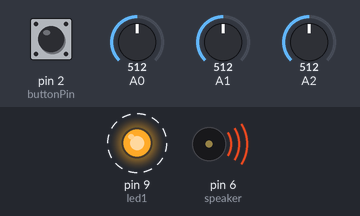
The sketch below on a simulated Arduino Uno, built with avr-gcc and run on an emulated ATmega328P. Parts: output pins drawn as LEDs (lit = HIGH), buzzer (waves = sounding). Dashed ring = blinking. The inputs (shaded band) are chosen by the test bench; at power-on: A1 = 512, A2 = 512, A0 = 512, pin 2 (buttonPin) HIGH. Random numbers use the default seed unless the sketch sets one; what the sketch prints to the serial monitor is not drawn.

Above: at 1.2 s.
1.3 s: A1 set to 522
4.3 s: A2 set to 992
7.3 s: A0 set to 219
10.3 s: A0 set to 188
13.3 s: A2 set to 947
16.3 s: A2 set to 915
Timing chart, 0 to 20.3 s (numbered marks = the images above; inputs shaded):
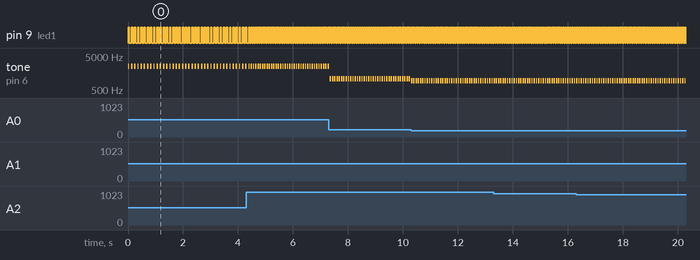

Measured:
- by itself, pin 9 (led1): alternates HIGH for 0.05 s and LOW for 0.03 s
- by itself, tone on pin 6 (speaker): alternates 935 Hz for 0.05 s and silent for 0.03 s

The sketch:

2021.10.20._GlitchDoll_2.ino
```cpp
/* Noise machine using three potentiometers connected to analog inputs
  and a piezo or small speaker. A pushbutton turns on the noise, the potentiometers
  control the pitch using the Arduino tone() function, and two delay
  values which control the length of each tone and length between
  each tone. The potentiometers give analog values which are changed
  using the map() function into larger or smaller ranges to suit your
  musical tastes.
  This code is in the public domain.
  Matt Thomas 05/04/2019
*/
const int buttonPin = 2;  // Pushbutton pin 2
const int speaker = 6;    // Speaker or piezo in pin 9
int buttonState = 0;      // Variables for the button
int potZero;              // and potentiometers
int potOne;
int potTwo;

long randNumber;

int led1 = 9;

void setup() {
  pinMode(9, OUTPUT);     // Speaker/piezo output pin
  pinMode(led1, OUTPUT);     // Speaker/piezo output pin
  pinMode(2, INPUT_PULLUP);     // Speaker/piezo output pin

Serial.begin(9600);

  randomSeed(analogRead(A5));
}

void loop() {

  buttonState = digitalRead(buttonPin);  // Read the pushbutton state
  potZero = analogRead(A0);    //Variables for reading the analog values
  potOne  = analogRead(A1);
  potTwo  = analogRead(A2);

  int htz = map(potZero, 0, 1023, 20, 5000); // Map the analog readings into
  int high = map(potOne, 0, 1023, 100, 0); // new number ranges and create
  int low = map(potTwo, 0, 1023, 100, 0);  // new variables

  // print a random number from 0 to 299
  if (buttonState == LOW) {
    randomSeed(analogRead(A5));
    randNumber = random(15);
  }
  else {
    randNumber = 0;
  }


  // If the pushbutton is pressed...
  tone(speaker, htz);        // Sound on
  digitalWrite(led1, HIGH);

  delay(high + randNumber);               // Length of tone
  noTone(speaker);           // Sound off
  digitalWrite(led1, LOW);

  delay(low + randNumber);                // Time until next tone


// - - - - - - - - - - - - - - - - - - - - - - - - - - - - -

Serial.print("potZero: ");
Serial.print(potZero);
Serial.print("  | potOne: ");
Serial.print(potOne);
Serial.print("  | potTwo: ");
Serial.print(potTwo);

Serial.print("    ");

Serial.print("Hzt: ");
Serial.print(htz);
Serial.print("  | High: ");
Serial.print(high);
Serial.print("  | Low: ");
Serial.println(low);

}
```
